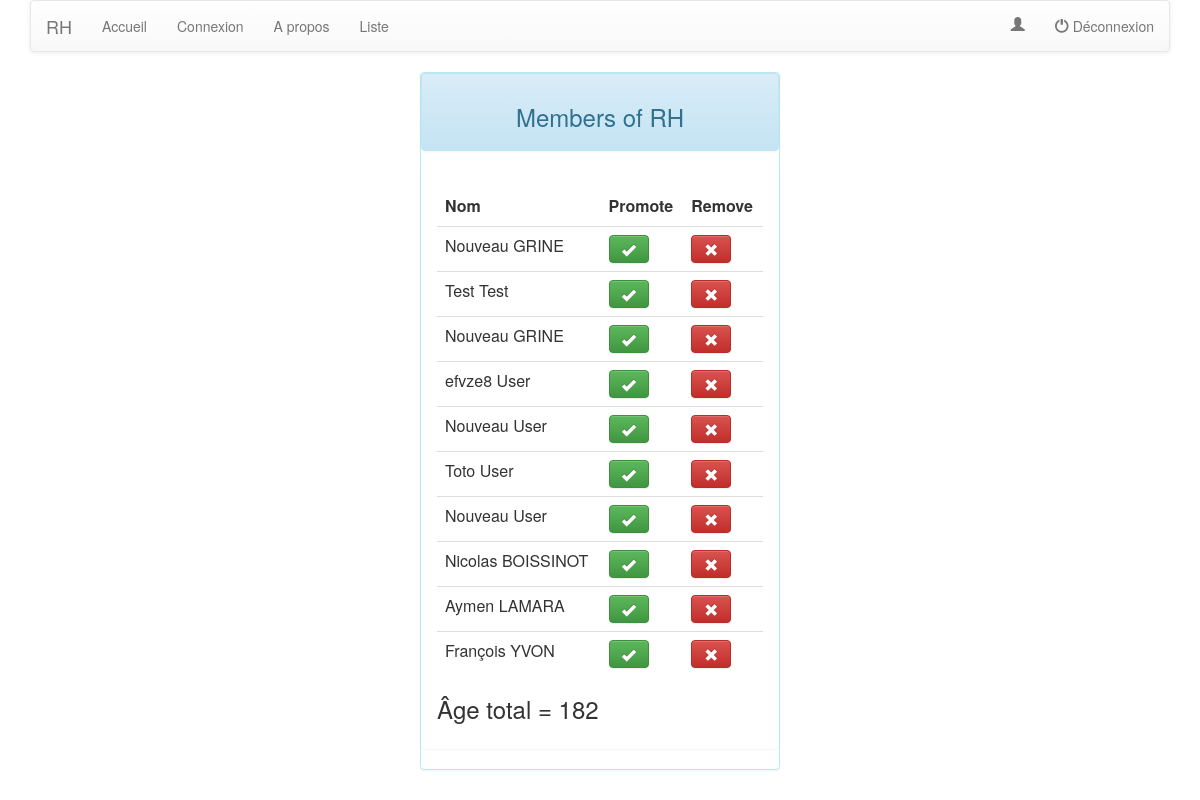
Page /listUsers on the earlier database version.
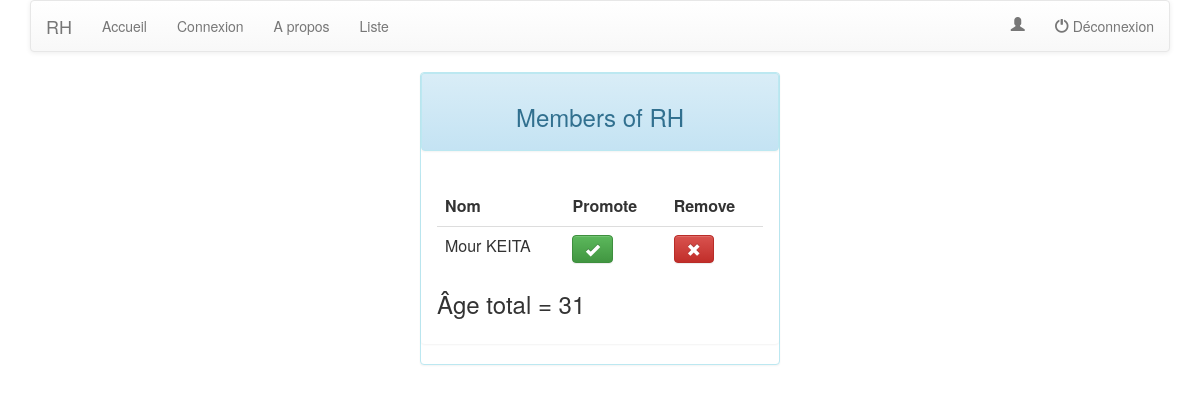
Same page on the later database version.
### qa/models.py (models this page shows)
class Qa(models.Model):
    first = models.CharField(max_length=200)
    last = models.CharField(max_length=200)
    email = models.EmailField(max_length=100, unique=True, default="")
    password = models.CharField(max_length=100, default="")
    age = models.IntegerField(max_length=3)

### qa/views.py (the view)
# urls.py: url(r'^listUsers', views.listUsers, name='listUsers'),
def listUsers(request):
    users = Qa.objects.all().order_by('id')
    total_age = 0
    for user in users:
        total_age = total_age + user.age
    context = {'users':users, 'total_age':total_age}
    return render(request, 'qa.html', context )

### qa/templates/qa.html
{% extends "base.html" %}
{% block content %}
<div class="panel panel-info">
	<div style="text-align: center" class="panel panel-heading">
		<h3>Members of RH</h3>
	</div>
	<div class="panel panel-body">
<table class="table table-hover">
<tr><th>Nom</th><th>Promote</th><th>Remove</th></tr>
	{% for user in users %}
    <tr>
    <td>
    {{ user.first }} {{ user.last }}</td>
    <td>
    <button class="btn btn-success"><span class="glyphicon glyphicon-ok"></span></button></td>
    <td>
    <button class="btn btn-danger"><span class="glyphicon glyphicon-remove"></span></button>
    </td></tr>
    {% endfor %}
</table>
<h3> Âge total =  {{ total_age }} </h3>
</div>
</div>
{% endblock %}

### qa/templates/base.html (shortened to what this page needs)
<html>
<head>
	<link rel="stylesheet" href="//maxcdn.bootstrapcdn.com/bootstrap/3.2.0/css/bootstrap.min.css">
    <link rel="stylesheet" href="//maxcdn.bootstrapcdn.com/bootstrap/3.2.0/css/bootstrap-theme.min.css">
</head>
<body>
  <div class="container">
  	<nav class="navbar navbar-default">
    		<div class="container-fluid">
    			<div class="navbar-header">
    				 <a class="navbar-brand" href="/login">RH</a>
    			</div>
      		<ul class="nav navbar-nav">
      			<li><a href="/login">Accueil</a></li>
      			<li><a href="/login">Connexion</a></li>
      			<li><a href="/login">A propos</a></li>
            <li><a href="/listUsers">Liste</a></li>
      		</ul>
          <ul  class="nav navbar-nav navbar-right">
            <li>
               <a href="/welcome">
              <div>
                <span class="glyphicon glyphicon-user" aria-hidden="true"></span> {{ username }}
              </div>
              </a>
              </li>
            <li>
              <a href="/logout"><div>
              <span class="glyphicon glyphicon-off" aria-hidden="true"></span> Déconnexion</div>
              </a>
            </li>
          </ul>
    		</div>
  	</nav>
    <div>
<div class="row">
<div class="col-sm-4"></div>
<div class="col-sm-4">
      {% block content %}
      {% endblock %}
</div>
<div class="col-sm-4"></div>
    </div>
  </div>
</body>
</html>

Differences in the rows shown:
removed Qa: first "Test", last "Test"
removed Qa: first "Nouveau", last "GRINE"
removed Qa: first "efvze8", last "User"
removed Qa: first "Nouveau", last "User"
removed Qa: first "Toto", last "User"
removed Qa: first "Nouveau", last "User"
removed Qa: first "Nicolas", last "BOISSINOT"
removed Qa: first "Aymen", last "LAMARA"
removed Qa: first "François", last "YVON"
changed Qa: first "Nouveau" → "Mour"; last "GRINE" → "KEITA"
Other differences:
{{ total_age }}: "182" → "31"
